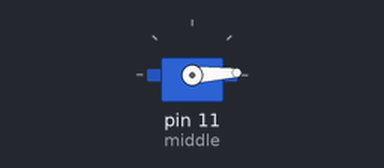
A sketch run on a simulated Arduino Uno, built with avr-gcc and run on an emulated ATmega328P. Shown: servo.

Above: at 0.05 s.
At 0.85 s:
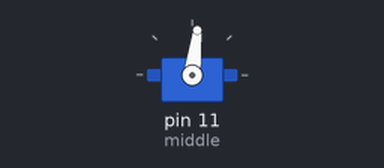
At 1.2 s:
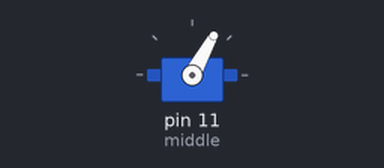
At 1.65 s:
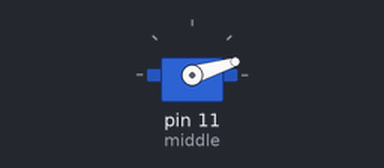
Timing chart, 0 to 4.2 s (numbered marks = the images above):
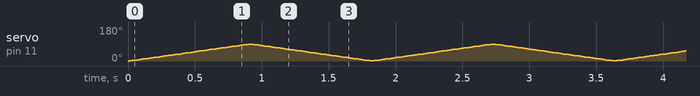

The sketch:

moveBackAndForth.ino
```cpp
#include <Servo.h>

Servo middle;

int middleStart = 0; //The starting servo angle for middle
int middleEnd = 90; //The ending servo angle for middle

void setup() {
  // put your setup code here, to run once:
  middle.attach(11);
}

void loop() {
  scanner();
}

// This will allow the arm to scan back and forth constantly
void scanner() {
  for (int curAngle = middleStart; curAngle < middleEnd; curAngle++)
  {
    middle.write(curAngle);
    delay(10);
  }

  for (int curAngle = middleEnd; curAngle > middleStart; curAngle--)
  {
    middle.write(curAngle);
    delay(10);
  }
}
```
